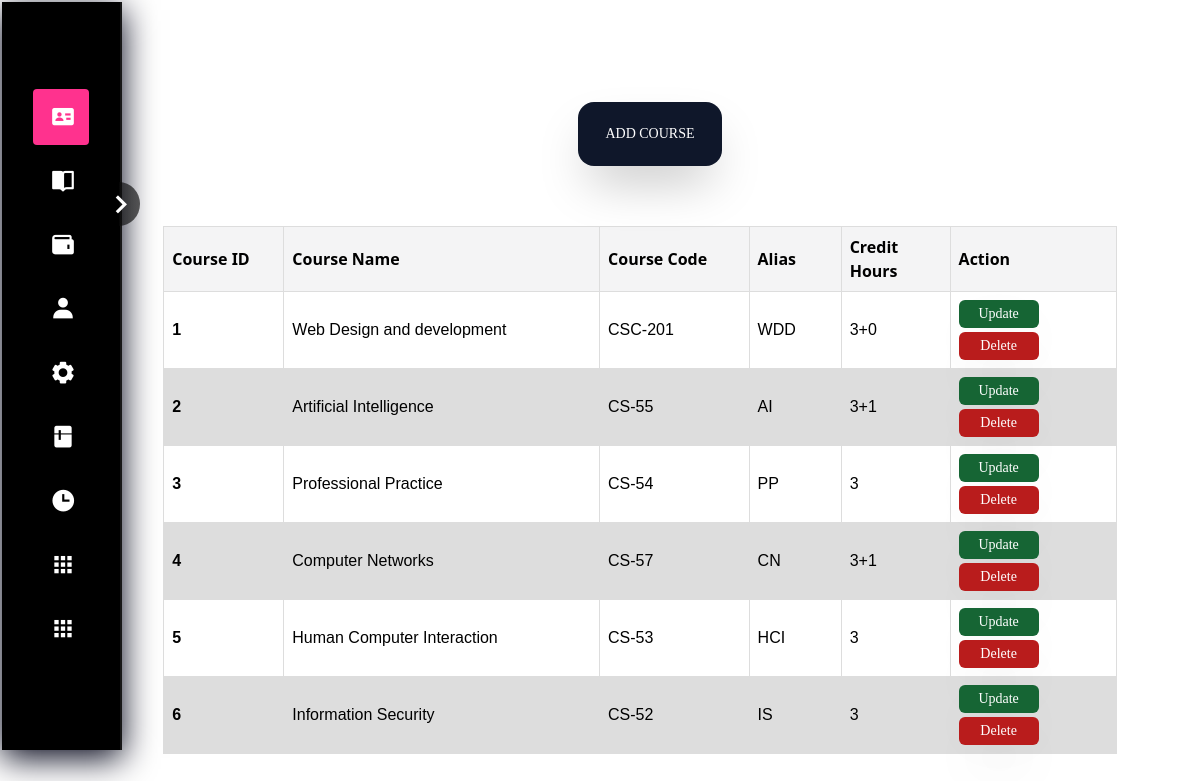
The page /addcourse.php on the database its author committed.
### tables this page shows
CREATE TABLE `course` (
  `C_ID` int(11) NOT NULL,
  `Course_Name` varchar(255) NOT NULL,
  `Course_Code` varchar(255) NOT NULL,
  `Credit_Hours` varchar(30) NOT NULL,
  `Course_Alias` varchar(255) NOT NULL
);

### addcourse.php (the view, shortened to what this page needs)
<!DOCTYPE html>
<html lang="en">
<head>
    <script src="https://cdn.tailwindcss.com"></script>
    <link rel="stylesheet" href="./dist/output.css">
</head>
<body>
    <center>
<div  style="margin:-650px 0px 0px 100px;
">
    <button id="teachermanual" class="bg-slate-900 text-white rounded-2xl shadow-2xl text-sm font-serif w-36 h-16"><a  target="_blank" href="addcourseform.php ">ADD COURSE </a></button>
</div>
<div>
    <br>
    <table id=teacherstable style="margin-left: 80px"><br>
        <tr>
            <th width="20" class="font-sans bg-zinc-100">Course ID</th>
            <th width=190 class="font-sans bg-zinc-100">Course Name</th>
            <th width=90 class="font-sans bg-zinc-100">Course Code </th>
            <th width="50" class="font-sans bg-zinc-100">Alias</th>
            <th width="50" class="font-sans bg-zinc-100">Credit Hours</th>
            <th width="100" class="font-sans bg-zinc-100">Action</th>
        </tr>
        <tbody>
        <?php
        include 'connect.php';
        $sql ="SELECT * FROM `course`";
        $result = mysqli_query($con, $sql);
        if ($result) {
          while ($row = mysqli_fetch_assoc($result)) {
            $id = $row['C_ID'];
            $Course_Name = $row['Course_Name'];
            $Course_code = $row['Course_Code'];
            $Course_Alias = $row['Course_Alias'];
            $Credit_Hours = $row['Credit_Hours'];
            echo '<tr>
        <th >' . $id . '</th>
        <td>' . $Course_Name . '</td>
        <td>' . $Course_code . '</td>
        <td>' . $Course_Alias . '</td>
        <td>' . $Credit_Hours . '</td>
        <td>
<button class="bg-green-800 text-white rounded-md shadow-2xl text-sm font-serif w-20 h-7" ><a href="updatecourse.php?updateid='. $id .'">Update</a></button>
<button class="bg-red-700 text-white rounded-md shadow-2xl text-sm font-serif w-20 h-7 mt-1"> <a  href="deletecourse.php?deleteid=' . $id . '">Delete</a></button>
</td>
      </tr>';
          }
        }
        ?>
        </tbody>
    </table>
</div>
</body>
</html>

### style.css (style rules this page uses)
* { margin: 0; padding: 1px; border: 0; outline: 0; list-style: none; box-sizing: border-box; }
body { height: 100%; background-image:url(../images/White_full.png); font-family: system-ui, -apple-system, BlinkMacSystemFont, 'Segoe UI', Roboto, Oxygen, Ubuntu, Cantarell, 'Open Sans', 'Helvetica Neue', sans-serif; }
.sidebar { width: 120px; backdrop-filter: blur(6px); -webkit-backdrop-filter: blur(6px); background: black; box-shadow: 0 8px 32px rgb(2, 4, 24); border-right: 2px solid rgba(255, 255, 255, .09); transition: .4s ease-in-out; }
.sidebar nav { padding: 0 30px; }
.sidebar nav .nav-item { cursor: pointer; display: flex; align-items: center; justify-content: flex-start; border-radius: 4px; width: 100%; height: 56px; padding: 0 16px; margin: 8px 0; color: #fff; transition: .3s; }
.sidebar nav .nav-item.active { background: #ff328e !important; }
.sidebar nav .nav-item i { font-size: 26px; }
.sidebar .toggle { cursor: pointer; position: absolute; color: #fff; top: 180px; right: -20px; font-size: 38px; line-height: 50%; text-align: center; border-radius: 50%; padding: 2px 0 2px 2px; background: linear-gradient( 90deg, transparent 50%, rgba(10, 10, 10, .65) 50% ); }
.sidebar .toggle i { transition: .4s linear; }
a:link { text-decoration: none; color: white; }

### addcourse.php (style rules this page uses)
table { margin-top: 10px; font-family: arial, sans-serif; border-collapse: collapse; margin-left: 30px; width: 80%; }
td, th { border: 1px solid #dddddd; text-align: left; padding: 8px; }
tr:nth-child(even) { background-color: #dddddd; }

### rows shown on the page
course: C_ID "1", Course_Name "Web Design and development", Course_Code "CSC-201", Course_Alias "WDD", Credit_Hours "3+0"
course: C_ID "2", Course_Name "Artificial Intelligence", Course_Code "CS-55", Course_Alias "AI", Credit_Hours "3+1"
course: C_ID "3", Course_Name "Professional Practice", Course_Code "CS-54", Course_Alias "PP", Credit_Hours "3"
course: C_ID "4", Course_Name "Computer Networks", Course_Code "CS-57", Course_Alias "CN", Credit_Hours "3+1"
course: C_ID "5", Course_Name "Human Computer Interaction", Course_Code "CS-53", Course_Alias "HCI", Credit_Hours "3"
course: C_ID "6", Course_Name "Information Security", Course_Code "CS-52", Course_Alias "IS", Credit_Hours "3"
